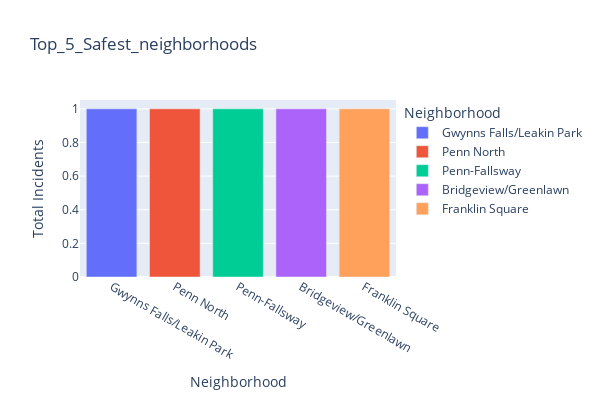

Source (notebook cell):
### Code cell
# Plotting the data for the least dangerous neighborhoods: 

fig = px.bar(safest_neighborhoods, x="Neighborhood", y="Total Incidents", title='Top_5_Safest_neighborhoods', height=400, width=600, color='Neighborhood')
fig.show()

### Figure 1 — Plotly figure (JSON) as saved in the notebook; plotly's stock layout.template omitted (floating-point values rounded to 4 significant figures)
{"data": [{"alignmentgroup": "True", "hovertemplate": "Neighborhood=%{x}<br>Total Incidents=%{y}<extra></extra>", "legendgroup": "Gwynns Falls/Leakin Park", "marker": {"color": "#636efa", "pattern": {"shape": ""}}, "name": "Gwynns Falls/Leakin Park", "offsetgroup": "Gwynns Falls/Leakin Park", "orientation": "v", "showlegend": true, "textposition": "auto", "type": "bar", "x": ["Gwynns Falls/Leakin Park"], "xaxis": "x", "y": [1], "yaxis": "y"}, {"alignmentgroup": "True", "hovertemplate": "Neighborhood=%{x}<br>Total Incidents=%{y}<extra></extra>", "legendgroup": "Penn North", "marker": {"color": "#EF553B", "pattern": {"shape": ""}}, "name": "Penn North", "offsetgroup": "Penn North", "orientation": "v", "showlegend": true, "textposition": "auto", "type": "bar", "x": ["Penn North"], "xaxis": "x", "y": [1], "yaxis": "y"}, {"alignmentgroup": "True", "hovertemplate": "Neighborhood=%{x}<br>Total Incidents=%{y}<extra></extra>", "legendgroup": "Penn-Fallsway", "marker": {"color": "#00cc96", "pattern": {"shape": ""}}, "name": "Penn-Fallsway", "offsetgroup": "Penn-Fallsway", "orientation": "v", "showlegend": true, "textposition": "auto", "type": "bar", "x": ["Penn-Fallsway"], "xaxis": "x", "y": [1], "yaxis": "y"}, {"alignmentgroup": "True", "hovertemplate": "Neighborhood=%{x}<br>Total Incidents=%{y}<extra></extra>", "legendgroup": "Bridgeview/Greenlawn", "marker": {"color": "#ab63fa", "pattern": {"shape": ""}}, "name": "Bridgeview/Greenlawn", "offsetgroup": "Bridgeview/Greenlawn", "orientation": "v", "showlegend": true, "textposition": "auto", "type": "bar", "x": ["Bridgeview/Greenlawn"], "xaxis": "x", "y": [1], "yaxis": "y"}, {"alignmentgroup": "True", "hovertemplate": "Neighborhood=%{x}<br>Total Incidents=%{y}<extra></extra>", "legendgroup": "Franklin Square", "marker": {"color": "#FFA15A", "pattern": {"shape": ""}}, "name": "Franklin Square", "offsetgroup": "Franklin Square", "orientation": "v", "showlegend": true, "textposition": "auto", "type": "bar", "x": ["Franklin Square"], "xaxis": "x", "y": [1], "yaxis": "y"}], "layout": {"barmode": "relative", "height": 400, "legend": {"title": {"text": "Neighborhood"}, "tracegroupgap": 0}, "title": {"text": "Top_5_Safest_neighborhoods"}, "width": 600, "xaxis": {"anchor": "y", "categoryarray": ["Gwynns Falls/Leakin Park", "Penn North", "Penn-Fallsway", "Bridgeview/Greenlawn", "Franklin Square"], "categoryorder": "array", "domain": [0, 1], "title": {"text": "Neighborhood"}}, "yaxis": {"anchor": "x", "domain": [0, 1], "title": {"text": "Total Incidents"}}}}
